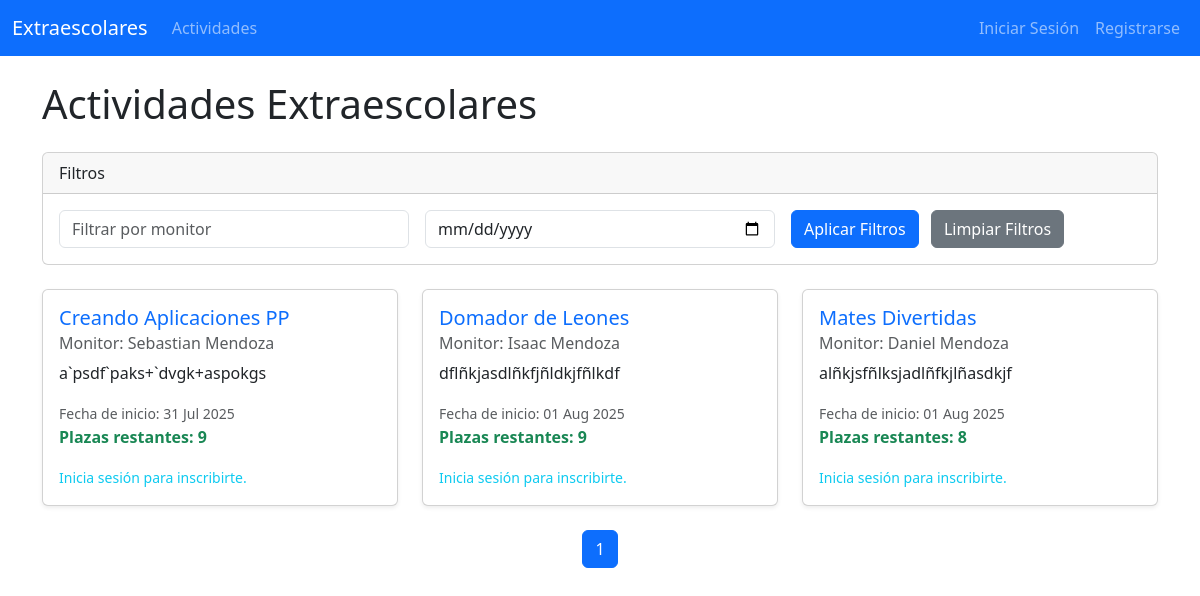
The page / on the database its author committed.
### actividades/models.py (models this page shows, shortened)
class Actividad(models.Model):
    nombre = models.CharField(max_length=200)
    descripcion = models.TextField()
    monitor = models.ForeignKey(Monitor, on_delete=models.SET_NULL, null=True, blank=True)
    plazas_maximas = models.IntegerField()
    fecha_inicio = models.DateField()
    def plazas_restantes(self):
        inscripciones_actuales = self.inscripcion_set.count()
        return self.plazas_maximas - inscripciones_actuales

class Monitor(models.Model):
    usuario = models.OneToOneField(User, on_delete=models.CASCADE, related_name='monitor_profile')
    nombre_completo = models.CharField(max_length=200)
    correo = models.EmailField(unique=True)
    especialidad = models.CharField(max_length=100, blank=True, null=True)
    def __str__(self):
        return self.nombre_completo

### actividades/views.py (the view)
# urls.py: path('', actividades_views.lista_actividades, name='lista_actividades'), # Página de inicio
def lista_actividades(request):
    actividades_list = Actividad.objects.all().order_by('fecha_inicio')
    monitor_filter = request.GET.get('monitor')
    curso_filter = request.GET.get('curso')
    fecha_filter = request.GET.get('fecha')
    if monitor_filter:
        actividades_list = actividades_list.filter(monitor__nombre_completo__icontains=monitor_filter)
    if curso_filter:
        pass
    if fecha_filter:
        actividades_list = actividades_list.filter(fecha_inicio=fecha_filter)
    paginator = Paginator(actividades_list, 5)  # 5 actividades por página
    page_number = request.GET.get('page')
    page_obj = paginator.get_page(page_number)
    context = {
        'page_obj': page_obj,
        'monitors': Actividad.objects.values_list('monitor', flat=True).distinct(),
    }
    return render(request, 'actividades/lista_actividades.html', context)

### templates/actividades/lista_actividades.html (shortened to what this page needs)
{% extends 'base.html' %}
{% block content %}
<h1 class="mb-4">Actividades Extraescolares</h1>
<div class="card mb-4">
    <div class="card-header">
        Filtros
    </div>
    <div class="card-body">
        <form method="GET" action="{% url 'lista_actividades' %}" class="row g-3 align-items-center">
            <div class="col-md-4">
                <input type="text" class="form-control" id="monitor-filter" name="monitor" placeholder="Filtrar por monitor" value="{{ request.GET.monitor }}">
            </div>
            <div class="col-md-4">
                <input type="date" class="form-control" id="fecha-filter" name="fecha" value="{{ request.GET.fecha }}">
            </div>
            <div class="col-md-auto">
                <button type="submit" class="btn btn-primary">Aplicar Filtros</button>
                <a href="{% url 'lista_actividades' %}" class="btn btn-secondary ms-2">Limpiar Filtros</a>
            </div>
        </form>
    </div>
</div>
{% if page_obj %}
    <div class="row row-cols-1 row-cols-md-2 row-cols-lg-3 g-4">
        {% for actividad in page_obj %}
        <div class="col">
            <div class="card h-100 shadow-sm">
                <div class="card-body">
                    <h5 class="card-title text-primary">{{ actividad.nombre }}</h5>
                    <h6 class="card-subtitle mb-2 text-muted">Monitor: {{ actividad.monitor }}</h6>
                    <p class="card-text">{{ actividad.descripcion|truncatechars:150 }}</p>
                    <p class="card-text">
                        <small class="text-muted">Fecha de inicio: {{ actividad.fecha_inicio|date:"d M Y" }}</small><br>
                        <strong class="{% if actividad.plazas_restantes <= 5 %}text-warning{% else %}text-success{% endif %}">
                            Plazas restantes: {{ actividad.plazas_restantes }}
                        </strong>
                    </p>
                    {% if user.is_authenticated and user.alumno %}
                        {% if actividad.plazas_restantes > 0 %}
                            <a href="{% url 'inscribirse_actividad' actividad.id %}" class="btn btn-success btn-sm">Inscribirse</a>
                        {% else %}
                            <button class="btn btn-danger btn-sm" disabled>Plazas Agotadas</button>
                        {% endif %}
                    {% elif not user.is_authenticated %}
                         <p class="card-text"><small class="text-info">Inicia sesión para inscribirte.</small></p>
                    {% endif %}
                </div>
            </div>
        </div>
        {% endfor %}
    </div>
    <nav aria-label="Page navigation" class="mt-4">
        <ul class="pagination justify-content-center">
            {% for num in page_obj.paginator.page_range %}
                {% if page_obj.number == num %}
                    <li class="page-item active"><a class="page-link" href="#">{{ num }}</a></li>
                {% elif num > page_obj.number|add:'-3' and num < page_obj.number|add:'3' %}
                    <li class="page-item"><a class="page-link" href="?page={{ num }}{% if request.GET.monitor %}&monitor={{ request.GET.monitor }}{% endif %}{% if request.GET.fecha %}&fecha={{ request.GET.fecha }}{% endif %}">{{ num }}</a></li>
                {% endif %}
            {% endfor %}
        </ul>
    </nav>
{% else %}
    <div class="alert alert-info" role="alert">
        No hay actividades disponibles en este momento.
    </div>
{% endif %}
{% endblock %}

### rows shown on the page
Actividad: nombre "Creando Aplicaciones PP", monitor "Sebastian Mendoza", descripcion "a`psdf`paks+`dvgk+aspokgs", fecha_inicio "31 Jul 2025", plazas_restantes "9"
Actividad: nombre "Domador de Leones", monitor "Isaac Mendoza", descripcion "dflñkjasdlñkfjñldkjfñlkdf", fecha_inicio "01 Aug 2025", plazas_restantes "9"
Actividad: nombre "Mates Divertidas", monitor "Daniel Mendoza", descripcion "alñkjsfñlksjadlñfkjlñasdkjf", fecha_inicio "01 Aug 2025", plazas_restantes "8"

### other values the page prints
{{ num }} "1"
